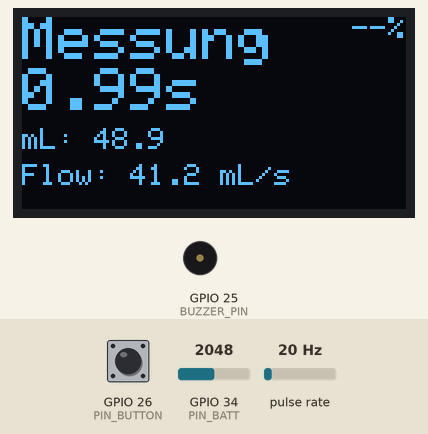
A sketch run on a simulated ESP32. Shown: 128×64 one-colour display, buzzer (waves = sounding, pin HIGH). Wiring (inferred from the names in the program): pulse sensor: data GPIO 27. Inputs (shaded band) come from the test bench; at power-on: pulse rate 20 Hz, GPIO 34 (PIN_BATT) = 2048, GPIO 26 (PIN_BUTTON) HIGH. EEPROM starts erased.

Above: at 1.5 s.
1.6 s: pulse rate (sensor on GPIO 27) set to 2 Hz
At 1.82 s:
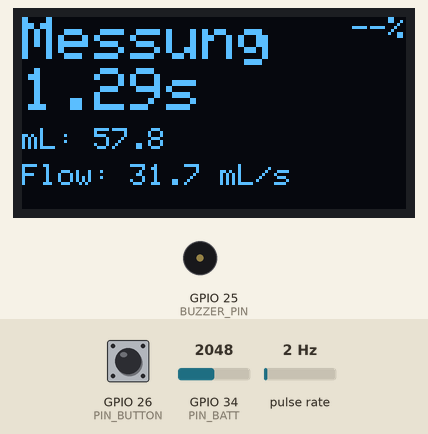
3.3 s: pulse rate (sensor on GPIO 27) set to 0 Hz
At 5.5 s:
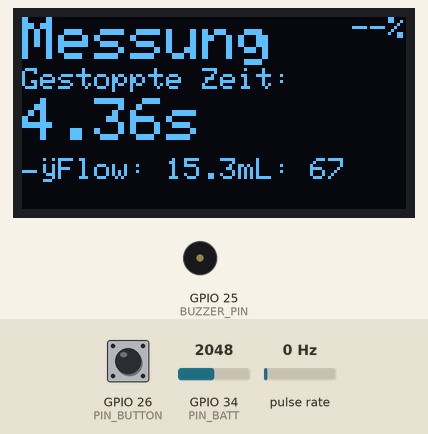
6.6 s: GPIO 34 (PIN_BATT) set to 1542
10.8 s: GPIO 34 (PIN_BATT) set to 1428
At 12.4 s:
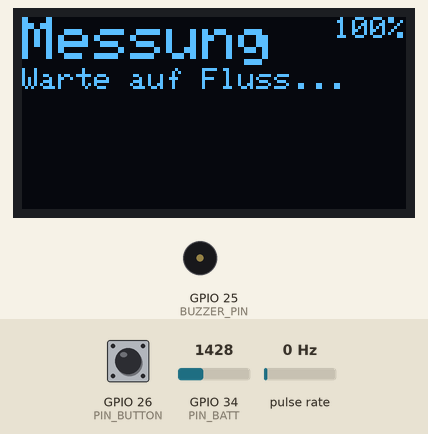
12.7 s: GPIO 26 (PIN_BUTTON) pulled LOW for 0.15 s
At 13.7 s:
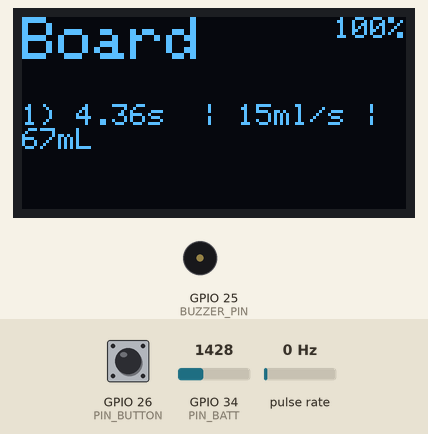
14.3 s: GPIO 34 (PIN_BATT) set to 1360
At 19.0 s:
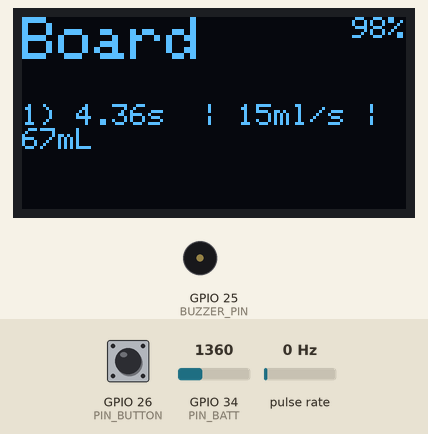
Timing chart, 0 to 19.5 s (numbered marks = the images above; inputs shaded):
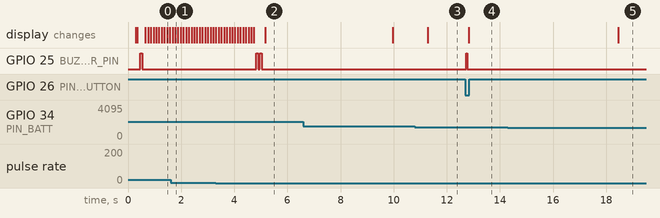

Measured:
- the behaviour switches between 1 and 0 Hz on pulse rate (sensor on GPIO 27) (found by bisection; images 1 and 2)
- the behaviour switches between 1502 and 1501 on GPIO 34 (PIN_BATT) (found by bisection; images 2 and 3)
- the behaviour switches between 1361 and 1360 on GPIO 34 (PIN_BATT) (found by bisection; images 4 and 5)
- after the input at 3.3 s, GPIO 25 (BUZZER_PIN): alternates HIGH for 0.08 s and LOW for 0.06 s, 4 changes in all, then stays LOW, starting after 1.5 s
- after the input at 10.8 s, the display: changes after 0.49 s (image 3)
- after the input at 12.7 s, GPIO 25 (BUZZER_PIN): LOW → HIGH at once, → LOW 0.04 s later; the display: changes after 0.12 s (image 4)
- after the input at 14.3 s, the display: changes after 4.1 s (image 5)

The sketch:

Trichter.ino
```cpp
#include <Arduino.h>
#include <Wire.h>
#include <Adafruit_GFX.h>
#include <Adafruit_SSD1306.h>
#include <Preferences.h>
#include <Fonts/FreeSans9pt7b.h>

// ---------- Display ----------
#define SCREEN_WIDTH 128
#define SCREEN_HEIGHT 64
Adafruit_SSD1306 display(SCREEN_WIDTH, SCREEN_HEIGHT, &Wire, -1);

// OLED Farbzonen
const int Y_HEADER = 0;     // gelb: y=0..15
const int Y_BLUE_START = 17;

// ---------- Pins ----------
const int PIN_FLOW = 27;
const int BUZZER_PIN = 25;
const int PIN_BUTTON = 26;
const int PIN_BATT = 34;

// ---------- Flow States ----------
enum State { IDLE, RUNNING, SHOW_RESULT };
State state = IDLE;

// ---------- Pages (korrekt!) ----------
enum Page {
  PAGE_MEASUREMENT,
  PAGE_LEADERBOARD
};
Page currentPage = PAGE_MEASUREMENT;

// ---------- Akku ----------
int battPct = -1;
bool battValid = false;
float battPctFiltered = -1.0f;

// ---------- Flow ----------
volatile uint32_t pulseCount = 0;
void IRAM_ATTR onFlowPulse() { pulseCount++; }

const float PULSES_PER_LITER = 450.0f;
const float ML_PER_PULSE = 1000.0f / PULSES_PER_LITER;

float hz_raw = 0, hz_ema = 0;
const float EMA_ALPHA = 0.25f;

const float HZ_START_THRESHOLD = 2.0f;
const float HZ_STOP_THRESHOLD = 1.0f;
const uint32_t STOP_HOLDOFF_MS = 800;

unsigned long lastSampleMs = 0;
uint32_t lastPulses = 0;

float flow_ml_s = 0;
double elapsed_s = 0;
double total_mL = 0;
unsigned long runLastBelowThreshMs = 0;

// Ergebnis
double final_time_s = 0;
double avg_ml_s = 0;
unsigned long showResultStartMs = 0;
const uint32_t RESULT_HOLD_MS = 5000;

// ---------- Leaderboard ----------
struct Measurement {
  float time_s;
  float avg_ml_s;
  float total_mL;
};

const size_t MAX_MEAS = 100;
Measurement measurements[MAX_MEAS];
size_t measCount = 0;

Preferences prefs;

// ---------- Button ----------
bool btnLast = true;
unsigned long btnLastChange = 0;
const uint32_t DEBOUNCE_MS = 40;

// ---------- Akku-Messung ----------
const float R_TOP = 100000.0f;
const float R_BOTTOM = 47000.0f;
const float V_CORR = 1.09f;

float readBatteryVoltage() {
  int raw = analogRead(PIN_BATT);

  float v_adc = (raw / 4095.0f) * 3.6f;
  float v_batt = v_adc * (R_TOP + R_BOTTOM) / R_BOTTOM;
  v_batt *= V_CORR;

  return v_batt;
}

void updateBattery() {
  float v = readBatteryVoltage();

  const float V_EMPTY = 3.20f;
  const float V_FULL = 4.10f;

  if (v < 2.5f || v > 4.5f) {
    battValid = false;
    return;
  }

  float pctRaw;
  if (v <= V_EMPTY) pctRaw = 0;
  else if (v >= V_FULL) pctRaw = 100;
  else pctRaw = (v - V_EMPTY) * 100.0f / (V_FULL - V_EMPTY);

  const float ALPHA = 0.2f;
  if (battPctFiltered < 0) battPctFiltered = pctRaw;
  else battPctFiltered = (1 - ALPHA) * battPctFiltered + ALPHA * pctRaw;

  int pctRounded = (int)(battPctFiltered + 0.5f);
  if (battPct >= 0 && abs(pctRounded - battPct) < 2) return;

  battPct = pctRounded;
  battValid = true;
}

// ---------- Helper ----------
const char* stateToName(State s) {
  switch (s) {
    case IDLE: return "IDLE";
    case RUNNING: return "RUNNING";
    case SHOW_RESULT: return "SHOW_RESULT";
  }
  return "?";
}

void beepOnce(int onMs = 80, int offMs = 60) {
  digitalWrite(BUZZER_PIN, HIGH);
  delay(onMs);
  digitalWrite(BUZZER_PIN, LOW);
  delay(offMs);
}
void beepTimes(int n) { for (int i=0; i<n; i++) beepOnce(); }

// ---------- Persistence ----------
void saveMeasurements() {
  prefs.begin("bier", false);
  prefs.putUInt("count", measCount);
  prefs.putBytes("data", measurements, measCount * sizeof(Measurement));
  prefs.end();
}

void loadMeasurements() {
  prefs.begin("bier", true);
  measCount = prefs.getUInt("count", 0);
  if (measCount > MAX_MEAS) measCount = MAX_MEAS;
  prefs.getBytes("data", measurements, measCount * sizeof(Measurement));
  prefs.end();
}

void addMeasurement(float t_s, float avg_s, float total) {
  if (measCount < MAX_MEAS) {
    measurements[measCount++] = { t_s, avg_s, total };
  } else {
    for (size_t i = 1; i < MAX_MEAS; i++)
      measurements[i - 1] = measurements[i];
    measurements[MAX_MEAS - 1] = { t_s, avg_s, total };
  }
  saveMeasurements();
}

void sortLeaderboard() {
  for (int i=1; i<measCount; i++) {
    Measurement key = measurements[i];
    int j = i-1;
    while (j >= 0 && measurements[j].time_s > key.time_s) {
      measurements[j+1] = measurements[j];
      j--;
    }
    measurements[j+1] = key;
  }
}

// ---------- Page Titles ----------
const char* currentPageTitle() {
  switch (currentPage) {
    case PAGE_MEASUREMENT: return "Messung";
    case PAGE_LEADERBOARD: return "Board";
  }
  return "???";
}

// ---------- Header ----------
void drawHeader() {
  // oberen 16 Pixel (gelber Bereich) löschen
  display.fillRect(0, 0, SCREEN_WIDTH, 16, SSD1306_BLACK);

  // --- Titel im Standardfont, TextSize 2 (ca. 14px hoch) ---
  display.setFont();        // Standardfont
  display.setTextSize(2);   // 2x -> passt in 0..15px Höhe
  display.setCursor(0, 0);  // oben links
  display.print(currentPageTitle());  // "Messung" / "Leaderboard"

  // --- Akkuanzeige rechts, kleiner ---
  display.setTextSize(1);
  String battStr = battValid ? (String(battPct) + "%") : "--%";

  int16_t x1, y1;
  uint16_t w, h;
  display.getTextBounds(battStr, 0, 0, &x1, &y1, &w, &h);

  display.setCursor(SCREEN_WIDTH - w, 0);
  display.print(battStr);
}


// ---------- Screens ----------
void drawIdle() {
  currentPage = PAGE_MEASUREMENT;

  display.clearDisplay();
  drawHeader();

  display.setFont();
  display.setCursor(0, Y_BLUE_START);
  display.print("Warte auf Fluss...");

  display.display();
}

void drawRunning() {
  currentPage = PAGE_MEASUREMENT;

  display.clearDisplay();
  drawHeader();

  display.setTextSize(2);
  display.setCursor(0, Y_BLUE_START);
  display.print(elapsed_s,2);
  display.print("s");

  display.setTextSize(1);
  display.setCursor(0, Y_BLUE_START + 20);
  display.print("mL: ");
  display.print(total_mL,1);

  display.setCursor(0, Y_BLUE_START + 32);
  display.print("Flow: ");
  display.print(flow_ml_s,1);
  display.print(" mL/s");

  display.display();
}

void drawResult() {
  currentPage = PAGE_MEASUREMENT;

  display.clearDisplay();
  drawHeader();

  display.setCursor(0, Y_BLUE_START);
  display.print("Gestoppte Zeit:");

  display.setTextSize(2);
  display.setCursor(0, Y_BLUE_START + 10);
  display.print(final_time_s,2);
  display.print("s");

  display.setTextSize(1);
  display.setCursor(0, Y_BLUE_START + 30);
  display.print("ØFlow: ");
  display.print(avg_ml_s,1);

  display.setCursor(72, Y_BLUE_START + 30);
  display.print("mL: ");
  display.print(total_mL,0);

  display.display();
}

void drawLeaderboard() {
  currentPage = PAGE_LEADERBOARD;

  display.clearDisplay();
  drawHeader();

  display.setFont();
  display.setCursor(0, Y_BLUE_START);

  int y = Y_BLUE_START + 12;
  int n = min((size_t)3, measCount);

  for (int i=0; i<n; i++) {
    auto &m = measurements[i];
    display.setCursor(0, y);
    display.print(i+1);
    display.print(") ");
    display.print(m.time_s,2);
    display.print("s  | ");

    display.print(m.avg_ml_s,0);
    display.print("ml/s | ");

    display.print(m.total_mL,0);
    display.print("mL");

    y += 12;
  }

  if (measCount == 0) {
    display.setCursor(0, Y_BLUE_START + 16);
    display.print("Keine Daten.");
  }

  display.display();
}

// ---------- Button ----------
void handleButton() {
  bool lvl = digitalRead(PIN_BUTTON);
  if (lvl != btnLast) {
    if (millis() - btnLastChange > DEBOUNCE_MS) {
      btnLast = lvl;
      btnLastChange = millis();
      if (lvl == LOW && state != RUNNING) {
        // Page toggle
        currentPage =
          (currentPage == PAGE_MEASUREMENT)
            ? PAGE_LEADERBOARD
            : PAGE_MEASUREMENT;
        beepOnce(40, 0);
      }
    }
  }
}

// ---------- Setup ----------
void setup() {
  Serial.begin(115200);
  delay(200);

  pinMode(PIN_BUTTON, INPUT_PULLUP);
  pinMode(BUZZER_PIN, OUTPUT);
  digitalWrite(BUZZER_PIN, LOW);

  Wire.begin(22, 21);
  delay(100);

  display.begin(SSD1306_SWITCHCAPVCC, 0x3C);

  display.clearDisplay();
  display.setTextColor(SSD1306_WHITE);

  pinMode(PIN_FLOW, INPUT_PULLUP);
  pinMode(PIN_BATT, INPUT);
  analogSetPinAttenuation(PIN_BATT, ADC_11db);

  attachInterrupt(digitalPinToInterrupt(PIN_FLOW), onFlowPulse, FALLING);

  loadMeasurements();
  sortLeaderboard();

  drawIdle();
  lastSampleMs = millis();
}

// ---------- Loop ----------
void loop() {
  handleButton();

  static unsigned long lastBatt = 0;
  if (millis() - lastBatt >= 1000) {
    updateBattery();
    lastBatt = millis();
  }

  unsigned long now = millis();
  if (now - lastSampleMs >= 100) {
    float dt = (now - lastSampleMs) / 1000.0f;
    uint32_t p = pulseCount;
    uint32_t dp = p - lastPulses;

    hz_raw = dp / dt;
    hz_ema = (1 - EMA_ALPHA) * hz_ema + EMA_ALPHA * hz_raw;
    flow_ml_s = hz_ema * ML_PER_PULSE;

    total_mL = p * ML_PER_PULSE;
    lastPulses = p;
    lastSampleMs = now;

    if (currentPage == PAGE_LEADERBOARD) {
      drawLeaderboard();
      return;
    }

    switch (state) {
      case IDLE:
        if (hz_ema > HZ_START_THRESHOLD) {
          elapsed_s = 0;
          total_mL = 0;
          lastPulses = p;
          beepTimes(1);
          state = RUNNING;
        }
        drawIdle();
        break;

      case RUNNING:
        elapsed_s += dt;

        if (hz_ema < HZ_STOP_THRESHOLD) {
          if (runLastBelowThreshMs == 0) runLastBelowThreshMs = now;
          if (now - runLastBelowThreshMs >= STOP_HOLDOFF_MS) {
            final_time_s = elapsed_s;
            avg_ml_s = (elapsed_s > 0) ? total_mL / elapsed_s : 0;

            addMeasurement(final_time_s, avg_ml_s, total_mL);
            sortLeaderboard();

            beepTimes(2);
            state = SHOW_RESULT;
            showResultStartMs = now;
            runLastBelowThreshMs = 0;
          }
        } else {
          runLastBelowThreshMs = 0;
        }

        drawRunning();
        break;

      case SHOW_RESULT:
        drawResult();

        if (now - showResultStartMs > RESULT_HOLD_MS)
          state = IDLE;

        if (hz_ema > HZ_START_THRESHOLD) {
          elapsed_s = 0;
          total_mL = 0;
          lastPulses = pulseCount;
          beepTimes(1);
          state = RUNNING;
        }
        break;
    }
  }

  delay(5);
}
```
